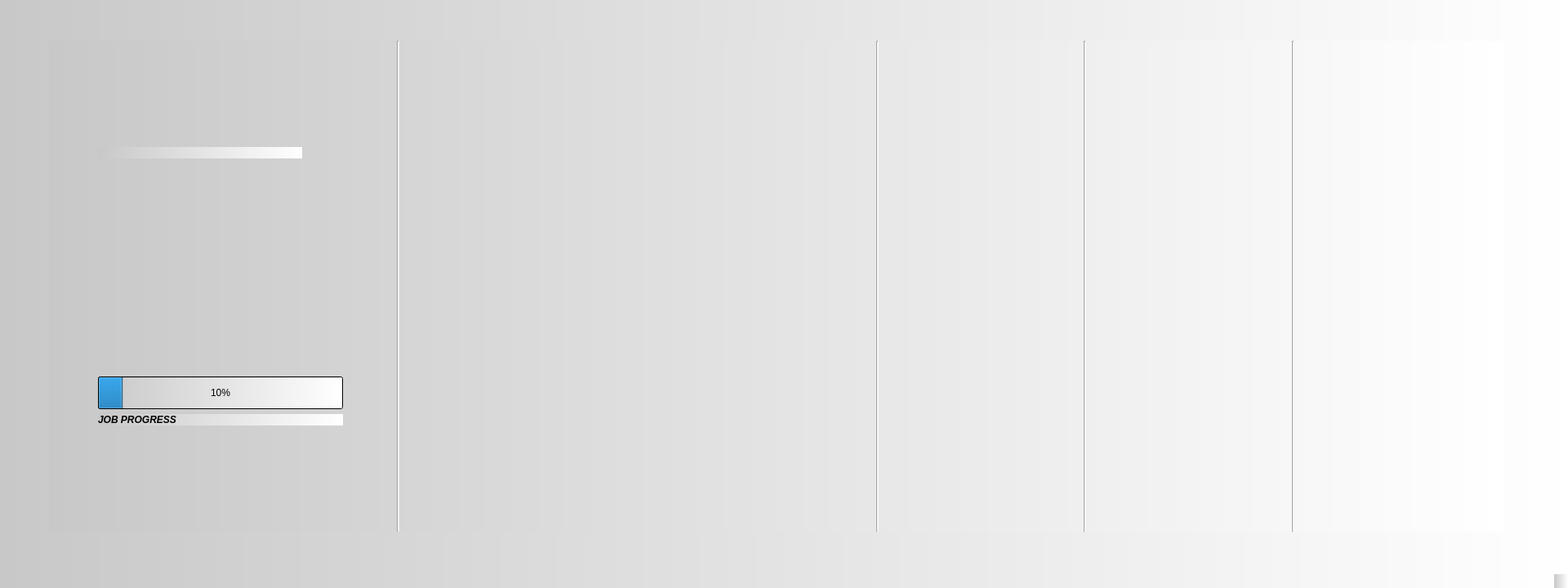
<?xml version="1.0" encoding="UTF-8"?>
<ui version="4.0">
 <author>Rajdeep Das</author>
 <class>MainWindow</class>
 <widget class="QMainWindow" name="MainWindow">
  <property name="geometry">
   <rect>
    <x>0</x>
    <y>0</y>
    <width>1920</width>
    <height>720</height>
   </rect>
  </property>
  <property name="sizePolicy">
   <sizepolicy hsizetype="Preferred" vsizetype="Preferred">
    <horstretch>0</horstretch>
    <verstretch>0</verstretch>
   </sizepolicy>
  </property>
  <property name="minimumSize">
   <size>
    <width>1920</width>
    <height>720</height>
   </size>
  </property>
  <property name="maximumSize">
   <size>
    <width>1920</width>
    <height>720</height>
   </size>
  </property>
  <property name="font">
   <font>
    <pointsize>8</pointsize>
    <weight>50</weight>
    <bold>false</bold>
   </font>
  </property>
  <property name="windowTitle">
   <string>Machine Control Panel</string>
  </property>
  <property name="styleSheet">
   <string notr="true">background-color: qlineargradient(spread:pad, x1:0, y1:0, x2:1, y2:0, stop:0 rgba(200, 200, 200, 255), stop:1 rgba(255, 255, 255, 255));</string>
  </property>
  <widget class="QWidget" name="centralwidget">
   <widget class="QWidget" name="layoutWidget">
    <property name="geometry">
     <rect>
      <x>60</x>
      <y>50</y>
      <width>1781</width>
      <height>601</height>
     </rect>
    </property>
    <layout class="QHBoxLayout" name="horizontalLayout">
     <item>
      <spacer name="horizontalSpacer">
       <property name="orientation">
        <enum>Qt::Horizontal</enum>
       </property>
       <property name="sizeHint" stdset="0">
        <size>
         <width>40</width>
         <height>20</height>
        </size>
       </property>
      </spacer>
     </item>
     <item>
      <layout class="QVBoxLayout" name="verticalLayout">
       <item>
        <spacer name="verticalSpacer_12">
         <property name="orientation">
          <enum>Qt::Vertical</enum>
         </property>
         <property name="sizeHint" stdset="0">
          <size>
           <width>20</width>
           <height>40</height>
          </size>
         </property>
        </spacer>
       </item>
       <item>
        <widget class="QLabel" name="label_4">
         <property name="maximumSize">
          <size>
           <width>250</width>
           <height>70</height>
          </size>
         </property>
         <property name="text">
          <string/>
         </property>
         <property name="pixmap">
          <pixmap>images/proteck.png</pixmap>
         </property>
         <property name="scaledContents">
          <bool>true</bool>
         </property>
        </widget>
       </item>
       <item>
        <spacer name="verticalSpacer_14">
         <property name="orientation">
          <enum>Qt::Vertical</enum>
         </property>
         <property name="sizeHint" stdset="0">
          <size>
           <width>20</width>
           <height>40</height>
          </size>
         </property>
        </spacer>
       </item>
       <item>
        <spacer name="verticalSpacer">
         <property name="orientation">
          <enum>Qt::Vertical</enum>
         </property>
         <property name="sizeHint" stdset="0">
          <size>
           <width>20</width>
           <height>40</height>
          </size>
         </property>
        </spacer>
       </item>
       <item>
        <widget class="QProgressBar" name="progressBar">
         <property name="minimumSize">
          <size>
           <width>300</width>
           <height>40</height>
          </size>
         </property>
         <property name="maximumSize">
          <size>
           <width>300</width>
           <height>40</height>
          </size>
         </property>
         <property name="value">
          <number>10</number>
         </property>
         <property name="textVisible">
          <bool>true</bool>
         </property>
        </widget>
       </item>
       <item>
        <widget class="QLabel" name="label">
         <property name="font">
          <font>
           <weight>75</weight>
           <italic>true</italic>
           <bold>true</bold>
          </font>
         </property>
         <property name="text">
          <string>JOB PROGRESS</string>
         </property>
         <property name="alignment">
          <set>Qt::AlignLeading|Qt::AlignLeft|Qt::AlignVCenter</set>
         </property>
        </widget>
       </item>
       <item>
        <spacer name="verticalSpacer_13">
         <property name="orientation">
          <enum>Qt::Vertical</enum>
         </property>
         <property name="sizeHint" stdset="0">
          <size>
           <width>20</width>
           <height>40</height>
          </size>
         </property>
        </spacer>
       </item>
      </layout>
     </item>
     <item>
      <spacer name="horizontalSpacer_10">
       <property name="orientation">
        <enum>Qt::Horizontal</enum>
       </property>
       <property name="sizeHint" stdset="0">
        <size>
         <width>40</width>
         <height>20</height>
        </size>
       </property>
      </spacer>
     </item>
     <item>
      <widget class="Line" name="line">
       <property name="font">
        <font>
         <pointsize>12</pointsize>
         <weight>50</weight>
         <italic>true</italic>
         <bold>false</bold>
        </font>
       </property>
       <property name="orientation">
        <enum>Qt::Vertical</enum>
       </property>
      </widget>
     </item>
     <item>
      <spacer name="horizontalSpacer_6">
       <property name="orientation">
        <enum>Qt::Horizontal</enum>
       </property>
       <property name="sizeHint" stdset="0">
        <size>
         <width>40</width>
         <height>20</height>
        </size>
       </property>
      </spacer>
     </item>
     <item>
      <layout class="QGridLayout" name="gridLayout_2">
       <item row="4" column="0">
        <widget class="QPushButton" name="xButton">
         <property name="minimumSize">
          <size>
           <width>120</width>
           <height>120</height>
          </size>
         </property>
         <property name="maximumSize">
          <size>
           <width>120</width>
           <height>120</height>
          </size>
         </property>
         <property name="autoFillBackground">
          <bool>false</bool>
         </property>
         <property name="text">
          <string/>
         </property>
         <property name="icon">
          <iconset>
           <normaloff>images/off/x.png</normaloff>
           <normalon>images/on/x.png</normalon>
           <disabledon>images/disabled/x.png</disabledon>images/off/x.png</iconset>
         </property>
         <property name="iconSize">
          <size>
           <width>120</width>
           <height>120</height>
          </size>
         </property>
         <property name="checkable">
          <bool>true</bool>
         </property>
         <property name="checked">
          <bool>false</bool>
         </property>
         <property name="flat">
          <bool>true</bool>
         </property>
        </widget>
       </item>
       <item row="2" column="2">
        <widget class="QPushButton" name="mdiButton">
         <property name="minimumSize">
          <size>
           <width>120</width>
           <height>120</height>
          </size>
         </property>
         <property name="maximumSize">
          <size>
           <width>120</width>
           <height>120</height>
          </size>
         </property>
         <property name="autoFillBackground">
          <bool>false</bool>
         </property>
         <property name="text">
          <string/>
         </property>
         <property name="icon">
          <iconset>
           <normaloff>images/off/mdi.png</normaloff>
           <normalon>images/on/mdi.png</normalon>
           <disabledon>images/disabled/mdi.png</disabledon>images/off/mdi.png</iconset>
         </property>
         <property name="iconSize">
          <size>
           <width>120</width>
           <height>120</height>
          </size>
         </property>
         <property name="checkable">
          <bool>true</bool>
         </property>
         <property name="checked">
          <bool>false</bool>
         </property>
         <property name="flat">
          <bool>true</bool>
         </property>
        </widget>
       </item>
       <item row="1" column="0">
        <spacer name="verticalSpacer_3">
         <property name="orientation">
          <enum>Qt::Vertical</enum>
         </property>
         <property name="sizeHint" stdset="0">
          <size>
           <width>20</width>
           <height>40</height>
          </size>
         </property>
        </spacer>
       </item>
       <item row="3" column="0">
        <spacer name="verticalSpacer_4">
         <property name="orientation">
          <enum>Qt::Vertical</enum>
         </property>
         <property name="sizeHint" stdset="0">
          <size>
           <width>20</width>
           <height>40</height>
          </size>
         </property>
        </spacer>
       </item>
       <item row="2" column="0">
        <widget class="QPushButton" name="jogButton">
         <property name="minimumSize">
          <size>
           <width>120</width>
           <height>120</height>
          </size>
         </property>
         <property name="maximumSize">
          <size>
           <width>120</width>
           <height>120</height>
          </size>
         </property>
         <property name="autoFillBackground">
          <bool>false</bool>
         </property>
         <property name="text">
          <string/>
         </property>
         <property name="icon">
          <iconset>
           <normaloff>images/off/jog.png</normaloff>
           <normalon>images/on/jog.png</normalon>
           <disabledon>images/disabled/dryrun.png</disabledon>images/off/jog.png</iconset>
         </property>
         <property name="iconSize">
          <size>
           <width>120</width>
           <height>120</height>
          </size>
         </property>
         <property name="checkable">
          <bool>true</bool>
         </property>
         <property name="checked">
          <bool>false</bool>
         </property>
         <property name="flat">
          <bool>true</bool>
         </property>
        </widget>
       </item>
       <item row="0" column="1">
        <spacer name="horizontalSpacer_3">
         <property name="orientation">
          <enum>Qt::Horizontal</enum>
         </property>
         <property name="sizeHint" stdset="0">
          <size>
           <width>40</width>
           <height>20</height>
          </size>
         </property>
        </spacer>
       </item>
       <item row="5" column="0">
        <spacer name="verticalSpacer_5">
         <property name="orientation">
          <enum>Qt::Vertical</enum>
         </property>
         <property name="sizeHint" stdset="0">
          <size>
           <width>20</width>
           <height>40</height>
          </size>
         </property>
        </spacer>
       </item>
       <item row="2" column="4">
        <widget class="QPushButton" name="autoButton">
         <property name="minimumSize">
          <size>
           <width>120</width>
           <height>120</height>
          </size>
         </property>
         <property name="maximumSize">
          <size>
           <width>120</width>
           <height>120</height>
          </size>
         </property>
         <property name="autoFillBackground">
          <bool>false</bool>
         </property>
         <property name="text">
          <string/>
         </property>
         <property name="icon">
          <iconset>
           <normaloff>images/off/auto.png</normaloff>
           <normalon>images/on/auto.png</normalon>
           <disabledon>images/disabled/auto.png</disabledon>images/off/auto.png</iconset>
         </property>
         <property name="iconSize">
          <size>
           <width>120</width>
           <height>120</height>
          </size>
         </property>
         <property name="checkable">
          <bool>true</bool>
         </property>
         <property name="checked">
          <bool>false</bool>
         </property>
         <property name="flat">
          <bool>true</bool>
         </property>
        </widget>
       </item>
       <item row="6" column="0">
        <widget class="QPushButton" name="plusButton">
         <property name="minimumSize">
          <size>
           <width>120</width>
           <height>120</height>
          </size>
         </property>
         <property name="maximumSize">
          <size>
           <width>120</width>
           <height>120</height>
          </size>
         </property>
         <property name="autoFillBackground">
          <bool>false</bool>
         </property>
         <property name="text">
          <string/>
         </property>
         <property name="icon">
          <iconset>
           <normaloff>images/off/plus.png</normaloff>
           <normalon>images/on/plus.png</normalon>
           <disabledon>images/disabled/plus.png</disabledon>images/off/plus.png</iconset>
         </property>
         <property name="iconSize">
          <size>
           <width>120</width>
           <height>120</height>
          </size>
         </property>
         <property name="checkable">
          <bool>true</bool>
         </property>
         <property name="checked">
          <bool>false</bool>
         </property>
         <property name="flat">
          <bool>true</bool>
         </property>
        </widget>
       </item>
       <item row="0" column="3">
        <spacer name="horizontalSpacer_4">
         <property name="orientation">
          <enum>Qt::Horizontal</enum>
         </property>
         <property name="sizeHint" stdset="0">
          <size>
           <width>40</width>
           <height>20</height>
          </size>
         </property>
        </spacer>
       </item>
       <item row="0" column="4">
        <widget class="QPushButton" name="dryRunButton">
         <property name="minimumSize">
          <size>
           <width>120</width>
           <height>120</height>
          </size>
         </property>
         <property name="maximumSize">
          <size>
           <width>120</width>
           <height>120</height>
          </size>
         </property>
         <property name="autoFillBackground">
          <bool>false</bool>
         </property>
         <property name="text">
          <string/>
         </property>
         <property name="icon">
          <iconset>
           <normaloff>images/off/dryrun.png</normaloff>
           <normalon>images/on/dryrun.png</normalon>
           <disabledon>images/disabled/dryrun.png</disabledon>images/off/dryrun.png</iconset>
         </property>
         <property name="iconSize">
          <size>
           <width>120</width>
           <height>120</height>
          </size>
         </property>
         <property name="checkable">
          <bool>true</bool>
         </property>
         <property name="checked">
          <bool>false</bool>
         </property>
         <property name="flat">
          <bool>true</bool>
         </property>
        </widget>
       </item>
       <item row="4" column="4">
        <widget class="QPushButton" name="zButton">
         <property name="minimumSize">
          <size>
           <width>120</width>
           <height>120</height>
          </size>
         </property>
         <property name="maximumSize">
          <size>
           <width>120</width>
           <height>120</height>
          </size>
         </property>
         <property name="autoFillBackground">
          <bool>false</bool>
         </property>
         <property name="text">
          <string/>
         </property>
         <property name="icon">
          <iconset>
           <normaloff>images/off/z.png</normaloff>
           <normalon>images/on/z.png</normalon>
           <disabledon>images/disabled/z.png</disabledon>images/off/z.png</iconset>
         </property>
         <property name="iconSize">
          <size>
           <width>120</width>
           <height>120</height>
          </size>
         </property>
         <property name="checkable">
          <bool>true</bool>
         </property>
         <property name="checked">
          <bool>false</bool>
         </property>
         <property name="flat">
          <bool>true</bool>
         </property>
        </widget>
       </item>
       <item row="6" column="4">
        <widget class="QPushButton" name="minusButton">
         <property name="minimumSize">
          <size>
           <width>120</width>
           <height>120</height>
          </size>
         </property>
         <property name="maximumSize">
          <size>
           <width>120</width>
           <height>120</height>
          </size>
         </property>
         <property name="autoFillBackground">
          <bool>false</bool>
         </property>
         <property name="text">
          <string/>
         </property>
         <property name="icon">
          <iconset>
           <normaloff>images/off/minus.png</normaloff>
           <normalon>images/on/minus.png</normalon>
           <disabledon>images/disabled/minus.png</disabledon>images/off/minus.png</iconset>
         </property>
         <property name="iconSize">
          <size>
           <width>120</width>
           <height>120</height>
          </size>
         </property>
         <property name="checkable">
          <bool>true</bool>
         </property>
         <property name="checked">
          <bool>false</bool>
         </property>
         <property name="flat">
          <bool>true</bool>
         </property>
        </widget>
       </item>
       <item row="6" column="2">
        <widget class="QPushButton" name="vvvButton">
         <property name="minimumSize">
          <size>
           <width>120</width>
           <height>120</height>
          </size>
         </property>
         <property name="maximumSize">
          <size>
           <width>120</width>
           <height>120</height>
          </size>
         </property>
         <property name="autoFillBackground">
          <bool>false</bool>
         </property>
         <property name="text">
          <string/>
         </property>
         <property name="icon">
          <iconset>
           <normaloff>images/off/vvv.png</normaloff>
           <normalon>images/on/vvv.png</normalon>
           <disabledon>images/disabled/vvv.png</disabledon>images/off/vvv.png</iconset>
         </property>
         <property name="iconSize">
          <size>
           <width>120</width>
           <height>120</height>
          </size>
         </property>
         <property name="checkable">
          <bool>true</bool>
         </property>
         <property name="checked">
          <bool>false</bool>
         </property>
         <property name="flat">
          <bool>true</bool>
         </property>
        </widget>
       </item>
       <item row="4" column="2">
        <widget class="QPushButton" name="yButton">
         <property name="minimumSize">
          <size>
           <width>120</width>
           <height>120</height>
          </size>
         </property>
         <property name="maximumSize">
          <size>
           <width>120</width>
           <height>120</height>
          </size>
         </property>
         <property name="autoFillBackground">
          <bool>false</bool>
         </property>
         <property name="text">
          <string/>
         </property>
         <property name="icon">
          <iconset>
           <normaloff>images/off/y.png</normaloff>
           <normalon>images/on/y.png</normalon>
           <disabledon>images/disabled/y.png</disabledon>images/off/y.png</iconset>
         </property>
         <property name="iconSize">
          <size>
           <width>120</width>
           <height>120</height>
          </size>
         </property>
         <property name="checkable">
          <bool>true</bool>
         </property>
         <property name="checked">
          <bool>false</bool>
         </property>
         <property name="flat">
          <bool>true</bool>
         </property>
        </widget>
       </item>
       <item row="0" column="2">
        <widget class="QPushButton" name="zLockButton">
         <property name="minimumSize">
          <size>
           <width>120</width>
           <height>120</height>
          </size>
         </property>
         <property name="maximumSize">
          <size>
           <width>120</width>
           <height>120</height>
          </size>
         </property>
         <property name="autoFillBackground">
          <bool>false</bool>
         </property>
         <property name="text">
          <string/>
         </property>
         <property name="icon">
          <iconset>
           <normaloff>images/off/zlock.png</normaloff>
           <normalon>images/on/zlock.png</normalon>
           <disabledon>images/disabled/zlock.png</disabledon>images/off/zlock.png</iconset>
         </property>
         <property name="iconSize">
          <size>
           <width>120</width>
           <height>120</height>
          </size>
         </property>
         <property name="checkable">
          <bool>true</bool>
         </property>
         <property name="checked">
          <bool>false</bool>
         </property>
         <property name="flat">
          <bool>true</bool>
         </property>
        </widget>
       </item>
       <item row="0" column="0">
        <widget class="QPushButton" name="drvButton">
         <property name="minimumSize">
          <size>
           <width>120</width>
           <height>120</height>
          </size>
         </property>
         <property name="maximumSize">
          <size>
           <width>120</width>
           <height>120</height>
          </size>
         </property>
         <property name="autoFillBackground">
          <bool>false</bool>
         </property>
         <property name="text">
          <string/>
         </property>
         <property name="icon">
          <iconset>
           <normaloff>images/off/drv.png</normaloff>
           <normalon>images/on/drv.png</normalon>
           <disabledon>images/disabled/drv.png</disabledon>images/off/drv.png</iconset>
         </property>
         <property name="iconSize">
          <size>
           <width>120</width>
           <height>120</height>
          </size>
         </property>
         <property name="checkable">
          <bool>true</bool>
         </property>
         <property name="checked">
          <bool>false</bool>
         </property>
         <property name="flat">
          <bool>true</bool>
         </property>
        </widget>
       </item>
      </layout>
     </item>
     <item>
      <spacer name="horizontalSpacer_7">
       <property name="orientation">
        <enum>Qt::Horizontal</enum>
       </property>
       <property name="sizeHint" stdset="0">
        <size>
         <width>40</width>
         <height>20</height>
        </size>
       </property>
      </spacer>
     </item>
     <item>
      <widget class="Line" name="line_2">
       <property name="font">
        <font>
         <pointsize>12</pointsize>
         <weight>50</weight>
         <italic>true</italic>
         <bold>false</bold>
        </font>
       </property>
       <property name="orientation">
        <enum>Qt::Vertical</enum>
       </property>
      </widget>
     </item>
     <item>
      <spacer name="horizontalSpacer_12">
       <property name="orientation">
        <enum>Qt::Horizontal</enum>
       </property>
       <property name="sizeHint" stdset="0">
        <size>
         <width>40</width>
         <height>20</height>
        </size>
       </property>
      </spacer>
     </item>
     <item>
      <layout class="QGridLayout" name="gridLayout_3">
       <item row="0" column="0">
        <widget class="QPushButton" name="ncRefButton">
         <property name="minimumSize">
          <size>
           <width>120</width>
           <height>120</height>
          </size>
         </property>
         <property name="maximumSize">
          <size>
           <width>120</width>
           <height>120</height>
          </size>
         </property>
         <property name="autoFillBackground">
          <bool>false</bool>
         </property>
         <property name="text">
          <string/>
         </property>
         <property name="icon">
          <iconset>
           <normaloff>images/off/ncref.png</normaloff>
           <normalon>images/on/ncref.png</normalon>
           <disabledon>images/disabled/ncref.png</disabledon>images/off/ncref.png</iconset>
         </property>
         <property name="iconSize">
          <size>
           <width>120</width>
           <height>120</height>
          </size>
         </property>
         <property name="checkable">
          <bool>true</bool>
         </property>
         <property name="checked">
          <bool>false</bool>
         </property>
         <property name="flat">
          <bool>true</bool>
         </property>
        </widget>
       </item>
       <item row="2" column="0">
        <widget class="QPushButton" name="retForButton">
         <property name="minimumSize">
          <size>
           <width>120</width>
           <height>120</height>
          </size>
         </property>
         <property name="maximumSize">
          <size>
           <width>120</width>
           <height>120</height>
          </size>
         </property>
         <property name="autoFillBackground">
          <bool>false</bool>
         </property>
         <property name="text">
          <string/>
         </property>
         <property name="icon">
          <iconset>
           <normaloff>images/off/retfor.png</normaloff>
           <normalon>images/on/retfor.png</normalon>
           <disabledon>images/disabled/retfor.png</disabledon>images/off/retfor.png</iconset>
         </property>
         <property name="iconSize">
          <size>
           <width>120</width>
           <height>120</height>
          </size>
         </property>
         <property name="checkable">
          <bool>true</bool>
         </property>
         <property name="checked">
          <bool>false</bool>
         </property>
         <property name="flat">
          <bool>true</bool>
         </property>
        </widget>
       </item>
       <item row="3" column="0">
        <spacer name="verticalSpacer_7">
         <property name="orientation">
          <enum>Qt::Vertical</enum>
         </property>
         <property name="sizeHint" stdset="0">
          <size>
           <width>20</width>
           <height>40</height>
          </size>
         </property>
        </spacer>
       </item>
       <item row="6" column="0">
        <widget class="QPushButton" name="retOnButton">
         <property name="minimumSize">
          <size>
           <width>120</width>
           <height>120</height>
          </size>
         </property>
         <property name="maximumSize">
          <size>
           <width>120</width>
           <height>120</height>
          </size>
         </property>
         <property name="autoFillBackground">
          <bool>false</bool>
         </property>
         <property name="text">
          <string/>
         </property>
         <property name="icon">
          <iconset>
           <normaloff>images/off/reton.png</normaloff>
           <normalon>images/on/reton.png</normalon>
           <disabledon>images/disabled/reton.png</disabledon>images/off/reton.png</iconset>
         </property>
         <property name="iconSize">
          <size>
           <width>120</width>
           <height>120</height>
          </size>
         </property>
         <property name="checkable">
          <bool>true</bool>
         </property>
         <property name="checked">
          <bool>false</bool>
         </property>
         <property name="flat">
          <bool>true</bool>
         </property>
        </widget>
       </item>
       <item row="4" column="0">
        <widget class="QPushButton" name="retRevButton">
         <property name="minimumSize">
          <size>
           <width>120</width>
           <height>120</height>
          </size>
         </property>
         <property name="maximumSize">
          <size>
           <width>120</width>
           <height>120</height>
          </size>
         </property>
         <property name="autoFillBackground">
          <bool>false</bool>
         </property>
         <property name="text">
          <string/>
         </property>
         <property name="icon">
          <iconset>
           <normaloff>images/off/retrev.png</normaloff>
           <normalon>images/on/retrev.png</normalon>
           <disabledon>images/disabled/retrev.png</disabledon>images/off/retrev.png</iconset>
         </property>
         <property name="iconSize">
          <size>
           <width>120</width>
           <height>120</height>
          </size>
         </property>
         <property name="checkable">
          <bool>true</bool>
         </property>
         <property name="checked">
          <bool>false</bool>
         </property>
         <property name="flat">
          <bool>true</bool>
         </property>
        </widget>
       </item>
       <item row="5" column="0">
        <spacer name="verticalSpacer_8">
         <property name="orientation">
          <enum>Qt::Vertical</enum>
         </property>
         <property name="sizeHint" stdset="0">
          <size>
           <width>20</width>
           <height>40</height>
          </size>
         </property>
        </spacer>
       </item>
       <item row="1" column="0">
        <spacer name="verticalSpacer_6">
         <property name="orientation">
          <enum>Qt::Vertical</enum>
         </property>
         <property name="sizeHint" stdset="0">
          <size>
           <width>20</width>
           <height>40</height>
          </size>
         </property>
        </spacer>
       </item>
      </layout>
     </item>
     <item>
      <spacer name="horizontalSpacer_8">
       <property name="orientation">
        <enum>Qt::Horizontal</enum>
       </property>
       <property name="sizeHint" stdset="0">
        <size>
         <width>40</width>
         <height>20</height>
        </size>
       </property>
      </spacer>
     </item>
     <item>
      <widget class="Line" name="line_3">
       <property name="font">
        <font>
         <pointsize>12</pointsize>
         <weight>50</weight>
         <italic>true</italic>
         <bold>false</bold>
        </font>
       </property>
       <property name="orientation">
        <enum>Qt::Vertical</enum>
       </property>
      </widget>
     </item>
     <item>
      <spacer name="horizontalSpacer_13">
       <property name="orientation">
        <enum>Qt::Horizontal</enum>
       </property>
       <property name="sizeHint" stdset="0">
        <size>
         <width>40</width>
         <height>20</height>
        </size>
       </property>
      </spacer>
     </item>
     <item>
      <layout class="QGridLayout" name="gridLayout_4">
       <item row="5" column="0">
        <spacer name="verticalSpacer_11">
         <property name="orientation">
          <enum>Qt::Vertical</enum>
         </property>
         <property name="sizeHint" stdset="0">
          <size>
           <width>20</width>
           <height>40</height>
          </size>
         </property>
        </spacer>
       </item>
       <item row="3" column="0">
        <spacer name="verticalSpacer_10">
         <property name="orientation">
          <enum>Qt::Vertical</enum>
         </property>
         <property name="sizeHint" stdset="0">
          <size>
           <width>20</width>
           <height>40</height>
          </size>
         </property>
        </spacer>
       </item>
       <item row="1" column="0">
        <spacer name="verticalSpacer_9">
         <property name="orientation">
          <enum>Qt::Vertical</enum>
         </property>
         <property name="sizeHint" stdset="0">
          <size>
           <width>20</width>
           <height>40</height>
          </size>
         </property>
        </spacer>
       </item>
       <item row="6" column="0">
        <widget class="QPushButton" name="lockRstButton">
         <property name="minimumSize">
          <size>
           <width>120</width>
           <height>120</height>
          </size>
         </property>
         <property name="maximumSize">
          <size>
           <width>120</width>
           <height>120</height>
          </size>
         </property>
         <property name="autoFillBackground">
          <bool>false</bool>
         </property>
         <property name="text">
          <string/>
         </property>
         <property name="icon">
          <iconset>
           <normaloff>images/off/lockrst.png</normaloff>
           <normalon>images/on/lockrst.png</normalon>
           <disabledon>images/disabled/lockrst.png</disabledon>images/off/lockrst.png</iconset>
         </property>
         <property name="iconSize">
          <size>
           <width>120</width>
           <height>120</height>
          </size>
         </property>
         <property name="checkable">
          <bool>true</bool>
         </property>
         <property name="checked">
          <bool>false</bool>
         </property>
         <property name="flat">
          <bool>true</bool>
         </property>
        </widget>
       </item>
       <item row="2" column="0">
        <widget class="QPushButton" name="almOvrButton">
         <property name="minimumSize">
          <size>
           <width>120</width>
           <height>120</height>
          </size>
         </property>
         <property name="maximumSize">
          <size>
           <width>120</width>
           <height>120</height>
          </size>
         </property>
         <property name="autoFillBackground">
          <bool>false</bool>
         </property>
         <property name="text">
          <string/>
         </property>
         <property name="icon">
          <iconset>
           <normaloff>images/off/almovr.png</normaloff>
           <normalon>images/on/almovr.png</normalon>
           <disabledon>images/disabled/almovr.png</disabledon>images/off/almovr.png</iconset>
         </property>
         <property name="iconSize">
          <size>
           <width>120</width>
           <height>120</height>
          </size>
         </property>
         <property name="checkable">
          <bool>true</bool>
         </property>
         <property name="checked">
          <bool>false</bool>
         </property>
         <property name="flat">
          <bool>true</bool>
         </property>
        </widget>
       </item>
       <item row="0" column="0">
        <widget class="QPushButton" name="prcEndButton">
         <property name="minimumSize">
          <size>
           <width>120</width>
           <height>120</height>
          </size>
         </property>
         <property name="maximumSize">
          <size>
           <width>120</width>
           <height>120</height>
          </size>
         </property>
         <property name="autoFillBackground">
          <bool>false</bool>
         </property>
         <property name="text">
          <string/>
         </property>
         <property name="icon">
          <iconset>
           <normaloff>images/off/prcend.png</normaloff>
           <normalon>images/on/prcend.png</normalon>
           <disabledon>images/disabled/prcend.png</disabledon>images/off/prcend.png</iconset>
         </property>
         <property name="iconSize">
          <size>
           <width>120</width>
           <height>120</height>
          </size>
         </property>
         <property name="checkable">
          <bool>true</bool>
         </property>
         <property name="checked">
          <bool>false</bool>
         </property>
         <property name="flat">
          <bool>true</bool>
         </property>
        </widget>
       </item>
       <item row="4" column="0">
        <widget class="QPushButton" name="almRstButton">
         <property name="minimumSize">
          <size>
           <width>120</width>
           <height>120</height>
          </size>
         </property>
         <property name="maximumSize">
          <size>
           <width>120</width>
           <height>120</height>
          </size>
         </property>
         <property name="autoFillBackground">
          <bool>false</bool>
         </property>
         <property name="text">
          <string/>
         </property>
         <property name="icon">
          <iconset>
           <normaloff>images/off/almrst.png</normaloff>
           <normalon>images/on/almrst.png</normalon>
           <disabledon>images/disabled/almrst.png</disabledon>images/off/almrst.png</iconset>
         </property>
         <property name="iconSize">
          <size>
           <width>120</width>
           <height>120</height>
          </size>
         </property>
         <property name="checkable">
          <bool>true</bool>
         </property>
         <property name="checked">
          <bool>false</bool>
         </property>
         <property name="flat">
          <bool>true</bool>
         </property>
        </widget>
       </item>
      </layout>
     </item>
     <item>
      <spacer name="horizontalSpacer_9">
       <property name="orientation">
        <enum>Qt::Horizontal</enum>
       </property>
       <property name="sizeHint" stdset="0">
        <size>
         <width>40</width>
         <height>20</height>
        </size>
       </property>
      </spacer>
     </item>
     <item>
      <widget class="Line" name="line_4">
       <property name="font">
        <font>
         <pointsize>12</pointsize>
         <weight>50</weight>
         <italic>true</italic>
         <bold>false</bold>
        </font>
       </property>
       <property name="orientation">
        <enum>Qt::Vertical</enum>
       </property>
      </widget>
     </item>
     <item>
      <spacer name="horizontalSpacer_11">
       <property name="orientation">
        <enum>Qt::Horizontal</enum>
       </property>
       <property name="sizeHint" stdset="0">
        <size>
         <width>40</width>
         <height>20</height>
        </size>
       </property>
      </spacer>
     </item>
     <item>
      <layout class="QGridLayout" name="gridLayout_5">
       <item row="3" column="0">
        <widget class="QPushButton" name="laserReadyButton">
         <property name="minimumSize">
          <size>
           <width>130</width>
           <height>130</height>
          </size>
         </property>
         <property name="maximumSize">
          <size>
           <width>130</width>
           <height>130</height>
          </size>
         </property>
         <property name="autoFillBackground">
          <bool>false</bool>
         </property>
         <property name="text">
          <string/>
         </property>
         <property name="icon">
          <iconset>
           <normaloff>images/off/laserready.png</normaloff>
           <normalon>images/on/laserready.png</normalon>
           <disabledon>images/disabled/laserready.png</disabledon>images/off/laserready.png</iconset>
         </property>
         <property name="iconSize">
          <size>
           <width>130</width>
           <height>130</height>
          </size>
         </property>
         <property name="checkable">
          <bool>true</bool>
         </property>
         <property name="checked">
          <bool>false</bool>
         </property>
         <property name="flat">
          <bool>true</bool>
         </property>
        </widget>
       </item>
       <item row="2" column="0">
        <spacer name="verticalSpacer_2">
         <property name="orientation">
          <enum>Qt::Vertical</enum>
         </property>
         <property name="sizeHint" stdset="0">
          <size>
           <width>20</width>
           <height>40</height>
          </size>
         </property>
        </spacer>
       </item>
       <item row="0" column="0">
        <spacer name="verticalSpacer_18">
         <property name="orientation">
          <enum>Qt::Vertical</enum>
         </property>
         <property name="sizeHint" stdset="0">
          <size>
           <width>20</width>
           <height>40</height>
          </size>
         </property>
        </spacer>
       </item>
       <item row="1" column="0">
        <widget class="QPushButton" name="laserOnButton">
         <property name="minimumSize">
          <size>
           <width>130</width>
           <height>130</height>
          </size>
         </property>
         <property name="maximumSize">
          <size>
           <width>130</width>
           <height>130</height>
          </size>
         </property>
         <property name="autoFillBackground">
          <bool>false</bool>
         </property>
         <property name="text">
          <string/>
         </property>
         <property name="icon">
          <iconset>
           <normaloff>images/off/laseron.png</normaloff>
           <normalon>images/on/laseron.png</normalon>
           <disabledon>images/disabled/laseron.png</disabledon>images/off/laseron.png</iconset>
         </property>
         <property name="iconSize">
          <size>
           <width>130</width>
           <height>130</height>
          </size>
         </property>
         <property name="checkable">
          <bool>true</bool>
         </property>
         <property name="checked">
          <bool>false</bool>
         </property>
         <property name="flat">
          <bool>true</bool>
         </property>
        </widget>
       </item>
       <item row="4" column="0">
        <spacer name="verticalSpacer_19">
         <property name="orientation">
          <enum>Qt::Vertical</enum>
         </property>
         <property name="sizeHint" stdset="0">
          <size>
           <width>20</width>
           <height>40</height>
          </size>
         </property>
        </spacer>
       </item>
      </layout>
     </item>
     <item>
      <spacer name="horizontalSpacer_5">
       <property name="orientation">
        <enum>Qt::Horizontal</enum>
       </property>
       <property name="sizeHint" stdset="0">
        <size>
         <width>40</width>
         <height>20</height>
        </size>
       </property>
      </spacer>
     </item>
    </layout>
   </widget>
  </widget>
  <widget class="QMenuBar" name="menubar">
   <property name="geometry">
    <rect>
     <x>0</x>
     <y>0</y>
     <width>1920</width>
     <height>26</height>
    </rect>
   </property>
  </widget>
  <widget class="QStatusBar" name="statusbar"/>
 </widget>
 <resources/>
 <connections/>
</ui>
